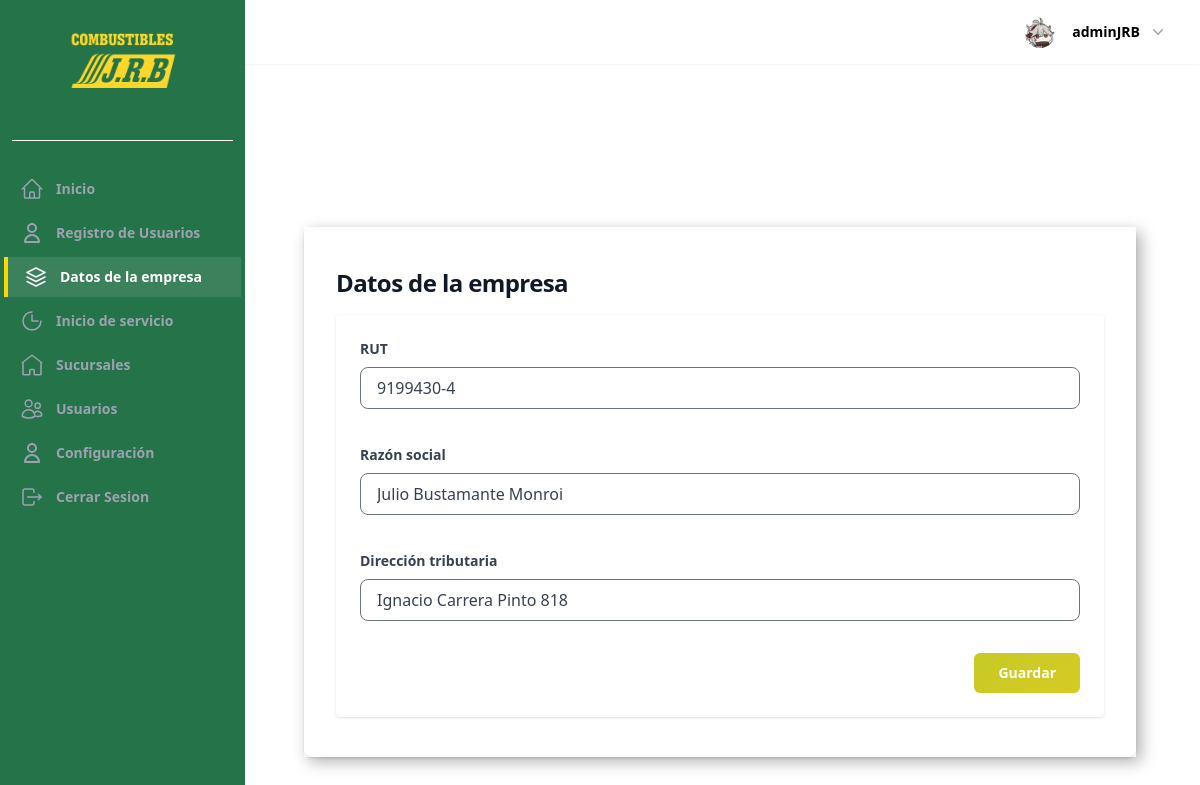
Screenshot of /empresa/ (signed in) with the database file from the repository.
### UsuarioApp/models.py (models this page shows, shortened)
class Profile(models.Model):
    last_activity = models.DateTimeField(null=True, blank=True)
    image = models.ImageField(upload_to=profile_picture_path, default="profile.webp")
    user_FK = models.OneToOneField(
        User, on_delete=models.CASCADE, related_name="profile",
    )
    position_FK = models.ForeignKey(
        Position, on_delete=models.SET_NULL, null=True, blank=True
    )
    company_rut = models.CharField(
        max_length=12,
        blank=True,
        null=True,
        validators=[
            RegexValidator(
                regex=r"^[0-9.]+-[0-9kK]{1}$",
                message="Ingrese un RUT válido en el formato 12.345.678-9",
            )
        ],
        verbose_name="RUT Empresa",
    )
    phone = models.CharField(max_length=20, blank=True, verbose_name="Teléfono")
    gender = models.CharField(
        max_length=1,
        choices=GENDER_CHOICES,
        null=True,
        blank=True,
        verbose_name="Sexo",
    )
    date_of_birth = models.DateField(
        null=True,
        blank=True,
        verbose_name="Fecha de nacimiento",
    )
    salario = models.DecimalField(
        max_digits=10, decimal_places=2, null=True, blank=True, verbose_name="Salario",
    )
    address = models.CharField(max_length=255, blank=True, verbose_name="Dirección")
    date_of_hire = models.DateField(null=True, blank=True, verbose_name="Fecha de contratación")
    is_partime = models.BooleanField(
        default=False,
        choices=[(True, "Tiempo completo"), (False, "Medio tiempo")],
        verbose_name="Tipo de jornada",
    )
    examen_medico = models.FileField(
        upload_to="documentos/examenes/",
        null=True,
        blank=True,
        verbose_name="Examen médico",
    )
    contrato = models.FileField(
        upload_to="documentos/contratos/",
        null=True,
        blank=True,
        verbose_name="Contrato",
    )
    current_branch = models.ForeignKey(
        Sucursal,
        on_delete=models.SET_NULL,
        null=True,
        blank=True,
        related_name="current_profiles",
        verbose_name="Sucursal actual",
    )
    rut = models.CharField(
        max_length=12,
        blank=True,
        null=True,
        unique=True,
        verbose_name="RUT",
        help_text="RUT sin puntos, con guión opcional. Ej: 12345678-5",
    )
    def save(self, *args, **kwargs):
        update_last_activity = kwargs.pop("update_last_activity", False)
        if update_last_activity:
            self.last_activity = timezone.now()
            kwargs["update_fields"] = ["last_activity"]
        if self.pk:
            handle_old_image(Profile, self.pk, self.image)
        super(Profile, self).save(*args, **kwargs)
        if self.image and os.path.exists(self.image.path):
            resize_image(self.image.path, 300)
            crop_image(self.image.path, 300)
    def update_last_activity(self):
        self.save(update_last_activity=True)
    def _has_permission(self, code: str) -> bool:
        return bool(self.position_FK and self.position_FK.permission_code == code)
    def is_owner(self) -> bool:
        return self._has_permission("OWNER")
    class Meta:
        verbose_name = "Perfil"
        verbose_name_plural = "Perfiles"
        ordering = ["-id"]

### homeApp/models.py (models this page shows, shortened)
class Company(models.Model):
    rut = models.CharField(
        max_length=12,
        unique=True,
        validators=[
            RegexValidator(
                regex=r"^[0-9.]+-[0-9kK]{1}$",
                message="Ingrese un RUT válido en el formato 12.345.678-9",
            )
        ],
        verbose_name="RUT",
    )
    business_name = models.CharField(
        max_length=255,
        verbose_name="Razón social",
    )
    tax_address = models.CharField(
        max_length=255,
        verbose_name="Dirección tributaria",
    )
    profile = models.OneToOneField(
        "UsuarioApp.Profile",
        on_delete=models.CASCADE,
        related_name="company",
        verbose_name="Perfil",
    )
    class Meta:
        verbose_name = "Empresa"
        verbose_name_plural = "Empresas"
        db_table = "UsuarioApp_company"

### UsuarioApp/views.py (the view, shortened to what this page needs)
# urls.py: path("empresa/", views.CompanyUpdateView.as_view(), name="company_edit"),
class CompanyUpdateView(LoginRequiredMixin, RoleRequiredMixin, View):
    template_name = "pages/empresa/empresa_form.html"
    form_class = CompanyForm
    success_url = reverse_lazy("company_edit")
    allowed_roles = ["OWNER"]
    def dispatch(self, request, *args, **kwargs):
        if not request.user.is_authenticated:
            return super().dispatch(request, *args, **kwargs)
        profile = getattr(request.user, "profile", None)
        if not profile or not profile.is_owner():
            return redirect(self.redirect_url)
        self.company_obj, _ = Company.objects.get_or_create(profile=profile)
        return super().dispatch(request, *args, **kwargs)
    def get_form(self, data=None):
        return self.form_class(data=data, instance=getattr(self, "company_obj", None))
    def get(self, request, *args, **kwargs):
        form = self.get_form()
        return render(request, self.template_name, {"form": form})

### core/context_processors.py (called while the page is built, shortened)
def service_session_navigation(request):
    default_link = reverse("service_session_start")
    user = getattr(request, "user", None)
    if not getattr(user, "is_authenticated", False):
        return {
            "service_session_link": default_link,
            "has_active_service_session": False,
            "has_active_service_assigned": False,
        }
    profile = getattr(user, "profile", None)
    branch_id = getattr(profile, "current_branch_id", None)
    if not branch_id:
        return {
            "service_session_link": default_link,
            "has_active_service_session": False,
            "has_active_service_assigned": False,
        }

### core/mixins.py (called while the page is built)
    def dispatch(self, request, *args, **kwargs):
        user = request.user
        profile = getattr(user, "profile", None)
        if user.is_superuser or (profile and profile.has_role(self.allowed_roles)):
            return super().dispatch(request, *args, **kwargs)
        return redirect(self.redirect_url)

### utils/customer_img.py (called while the page is built, shortened)
def resize_image(img_path, img_size):
    try:
        with Image.open(img_path) as img:
            ancho, alto = img.size
    except (FileExistsError, UnidentifiedImageError):
        print("Error al Redimensionar la imagen")

def crop_image(img_path, img_size):
    try:
        with Image.open(img_path) as img:
            ancho, alto = img.size
    except (FileExistsError, UnidentifiedImageError):
        print("Erro al Recortar la imagen")

def handle_old_image(modelo, pk, image):
    default_image = "profile.webp"
    old_profile = modelo.objects.get(pk=pk)
    default_image_path = os.path.join(settings.MEDIA_ROOT, default_image)
    if (
        old_profile.image.path != image.path
        and old_profile.image.path != default_image_path
    ):
        default_storage.delete(old_profile.image.path)

### templates/pages/empresa/empresa_form.html (shortened to what this page needs)
{% extends "components/Layout/base_pages.html" %}
{% load widget_tweaks %}
{% block content_pages %}
<h1 class="max-w-2xl font-bold tracking-tight text-gray-900 text-2xl mb-4">
    Datos de la empresa
</h1>
<section class="p-6 rounded mt-4 bg-white shadow">
    <form method="post" novalidate>
        <div class="grid grid-cols-1 md:grid-cols-2 gap-6">
            <div>
                <label for="{{ form.rut.id_for_label }}" class="block text-gray-700 text-sm font-bold mb-2">RUT</label>
                {{ form.rut|add_error_class:"border-red-500" }}
            </div>
            <div>
                <label for="{{ form.business_name.id_for_label }}" class="block text-gray-700 text-sm font-bold mb-2">Razón social</label>
                {{ form.business_name|add_error_class:"border-red-500" }}
            </div>
        </div>
        <div class="mt-6">
            <label for="{{ form.tax_address.id_for_label }}" class="block text-gray-700 text-sm font-bold mb-2">Dirección tributaria</label>
            {{ form.tax_address|add_error_class:"border-red-500" }}
        </div>
        <div class="mt-6 flex justify-end">
            {% include "components/btn/button.html" with button_text="Guardar" button_class="px-6" %}
        </div>
    </form>
</section>
{% endblock content_pages %}

### templates/components/header/components/profile.html (shortened to what this page needs)
{% load static %}
<div class="relative" x-data="{ openUser: false }">
  <button type="button" class="-m-1.5 flex items-center p-1.5" id="user-menu-button" aria-expanded="false" aria-haspopup="true" @click="openUser = !openUser">
    <img class="h-8 w-8 rounded-full bg-gray-50" src="{{ request.user.profile.image.url }}" alt="perfil">
    <span class="hidden lg:flex lg:items-center">
      <span class="ml-4 text-sm font-semibold leading-6 text-black" aria-hidden="true">{{ request.user }}</span>
      <svg class="ml-2 h-5 w-5 text-gray-400" viewBox="0 0 20 20" fill="currentColor" aria-hidden="true">
        <path fill-rule="evenodd" d="M5.23 7.21a.75.75 0 011.06.02L10 11.168l3.71-3.938a.75.75 0 111.08 1.04l-4.25 4.5a.75.75 0 01-1.08 0l-4.25-4.5a.75.75 0 01.02-1.06z" clip-rule="evenodd" />
      </svg>
    </span>
  </button>
</div>

### static/css/mensajes.css (style rules this page uses)
button { padding: 10px; }

### rows the page displays
Company: rut "9199430-4", business_name "Julio Bustamante Monroi", tax_address "Ignacio Carrera Pinto 818"

### other values shown
{{ request.user }} "adminJRB"
{{ button_text }} "Guardar"
